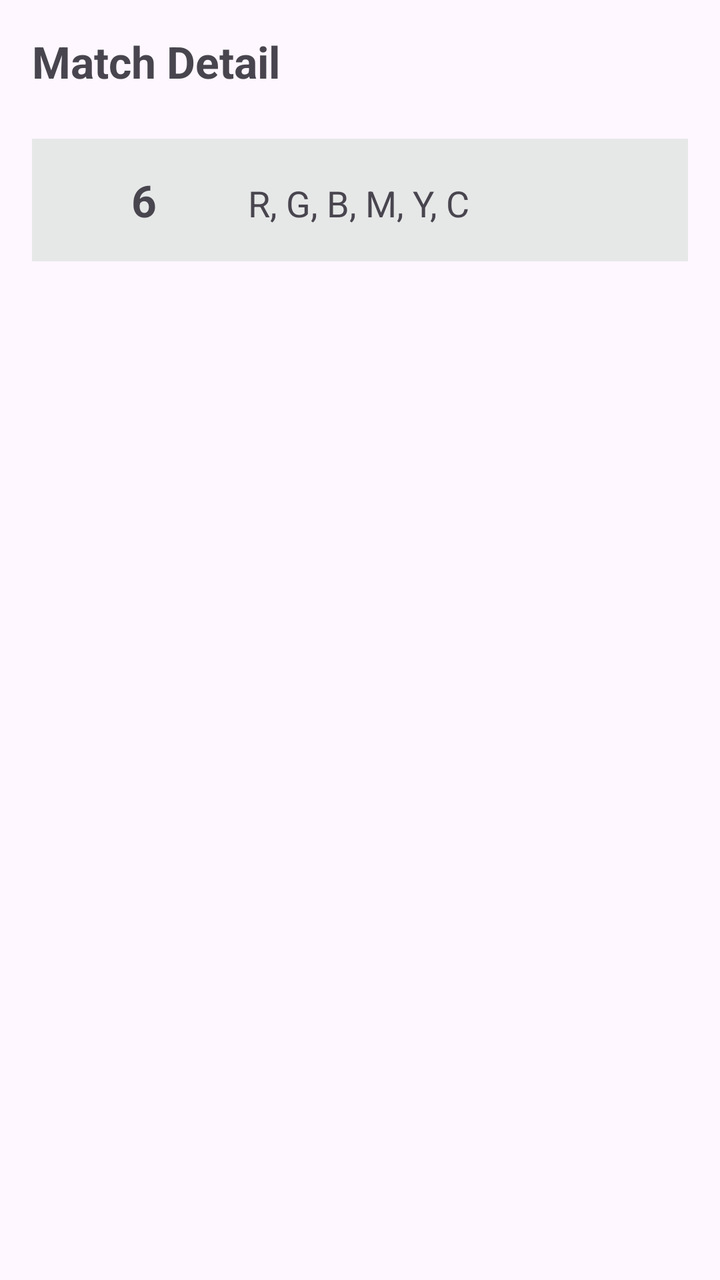
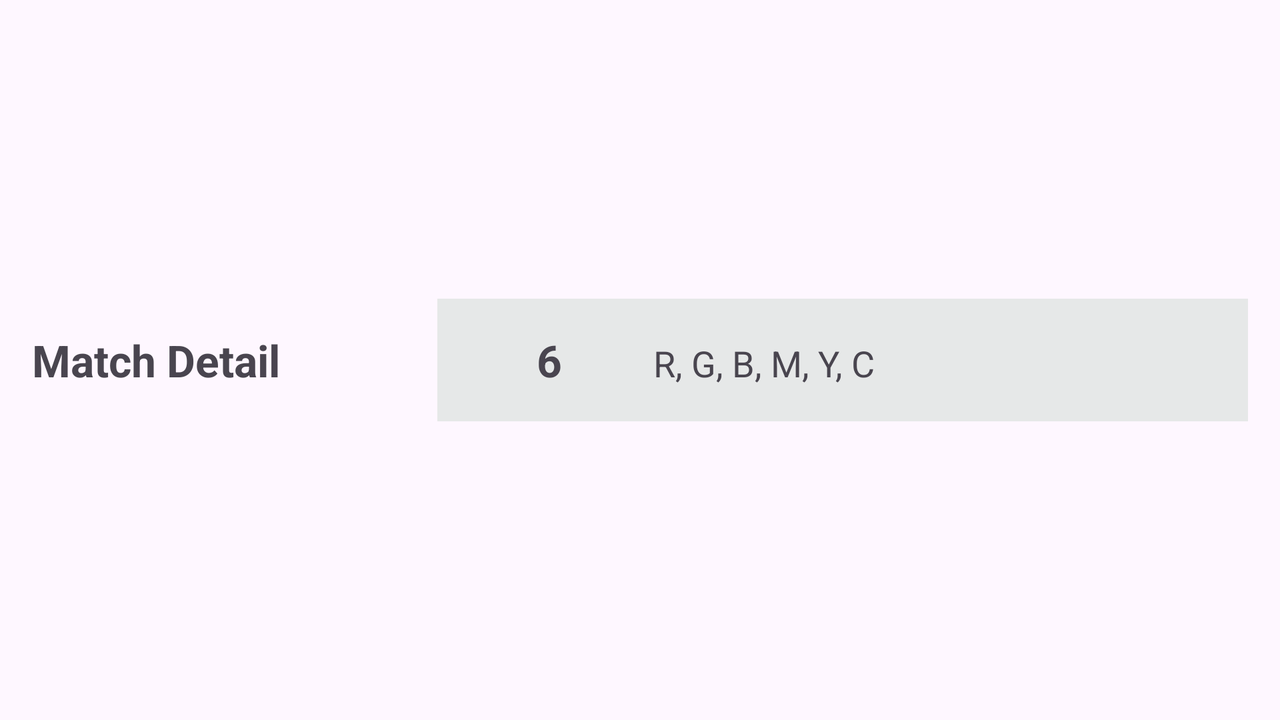

One screen, two layout resources from the same app: the default and the repository's alternative for another configuration. Each is rendered where Android would select it; the XML of both is given below.
<!-- AndroidManifest.xml: application theme Theme.Simonproject -->
<!-- res/layout/activity_match_detail.xml -->
<?xml version="1.0" encoding="utf-8"?>
<androidx.constraintlayout.widget.ConstraintLayout
    xmlns:android="http://schemas.android.com/apk/res/android"
    xmlns:app="http://schemas.android.com/apk/res-auto"
    xmlns:tools="http://schemas.android.com/tools"
    android:layout_width="match_parent"
    android:layout_height="match_parent"
    android:id="@+id/matchDetail"
    android:padding="16dp"
    tools:context=".MatchDetailActivity">

    <TextView
        android:layout_width="0dp"
        android:layout_height="wrap_content"
        android:id="@+id/textViewDetailTitle"
        android:text="@string/match_detail"
        android:textSize="22sp"
        android:textStyle="bold"
        app:layout_constraintTop_toTopOf="parent"
        app:layout_constraintStart_toStartOf="parent"
        app:layout_constraintEnd_toEndOf="parent"/>

    <LinearLayout
        android:layout_width="0dp"
        android:layout_height="wrap_content"
        android:id="@+id/detailContainer"
        android:layout_marginTop="24dp"
        android:orientation="horizontal"
        android:padding="16dp"
        android:background="#e6e8e8"
        app:layout_constraintTop_toBottomOf="@id/textViewDetailTitle"
        app:layout_constraintStart_toStartOf="parent"
        app:layout_constraintEnd_toEndOf="parent">

        <TextView
            android:layout_width="80dp"
            android:layout_height="wrap_content"
            android:id="@+id/textViewPressCount"
            android:gravity="center"
            android:text="6"
            android:textSize="22dp"
            android:textStyle="bold"/>
        <TextView
            android:id="@+id/textViewSequence"
            android:layout_width="0dp"
            android:layout_height="wrap_content"
            android:layout_marginStart="12dp"
            android:layout_weight="1"
            android:textSize="18sp"
            android:text="R, G, B, M, Y, C" />

    </LinearLayout>

</androidx.constraintlayout.widget.ConstraintLayout>
<!-- resources referenced by this layout -->
<resources>
  <string name="match_detail">Match Detail</string>
  <style name="Theme.Simonproject" parent="Base.Theme.Simonproject" />
  <style name="Base.Theme.Simonproject" parent="Theme.Material3.DayNight.NoActionBar">
          
          
      </style>
</resources>
<!-- res/layout-land/activity_match_detail.xml (the repository's variant of the layout above) -->
<!-- drawn on the phone turned sideways -->
<?xml version="1.0" encoding="utf-8"?>
<androidx.constraintlayout.widget.ConstraintLayout
    xmlns:android="http://schemas.android.com/apk/res/android"
    xmlns:app="http://schemas.android.com/apk/res-auto"
    xmlns:tools="http://schemas.android.com/tools"
    android:layout_width="match_parent"
    android:layout_height="match_parent"
    android:id="@+id/matchDetail"
    android:padding="16dp"
    tools:context=".MatchDetailActivity">

    <TextView
        android:id="@+id/textViewDetailTitle"
        android:layout_width="0dp"
        android:layout_height="wrap_content"
        android:text="@string/match_detail"
        android:textSize="22sp"
        android:textStyle="bold"
        app:layout_constraintTop_toTopOf="parent"
        app:layout_constraintStart_toStartOf="parent"
        app:layout_constraintEnd_toStartOf="@id/detailContainer"
        app:layout_constraintBottom_toBottomOf="parent"
        app:layout_constraintHorizontal_weight="1" />

    <LinearLayout
        android:layout_width="0dp"
        android:layout_height="wrap_content"
        android:id="@+id/detailContainer"
        android:orientation="horizontal"
        android:padding="16dp"
        android:background="#e6e8e8"
        app:layout_constraintTop_toTopOf="parent"
        app:layout_constraintStart_toEndOf="@id/textViewDetailTitle"
        app:layout_constraintEnd_toEndOf="parent"
        app:layout_constraintBottom_toBottomOf="parent"
        app:layout_constraintHorizontal_weight="2">

        <TextView
            android:layout_width="80dp"
            android:layout_height="wrap_content"
            android:id="@+id/textViewPressCount"
            android:gravity="center"
            android:text="6"
            android:textSize="22dp"
            android:textStyle="bold"/>
        <TextView
            android:id="@+id/textViewSequence"
            android:layout_width="0dp"
            android:layout_height="wrap_content"
            android:layout_marginStart="12dp"
            android:layout_weight="1"
            android:textSize="18sp"
            android:text="R, G, B, M, Y, C" />

    </LinearLayout>

</androidx.constraintlayout.widget.ConstraintLayout>
